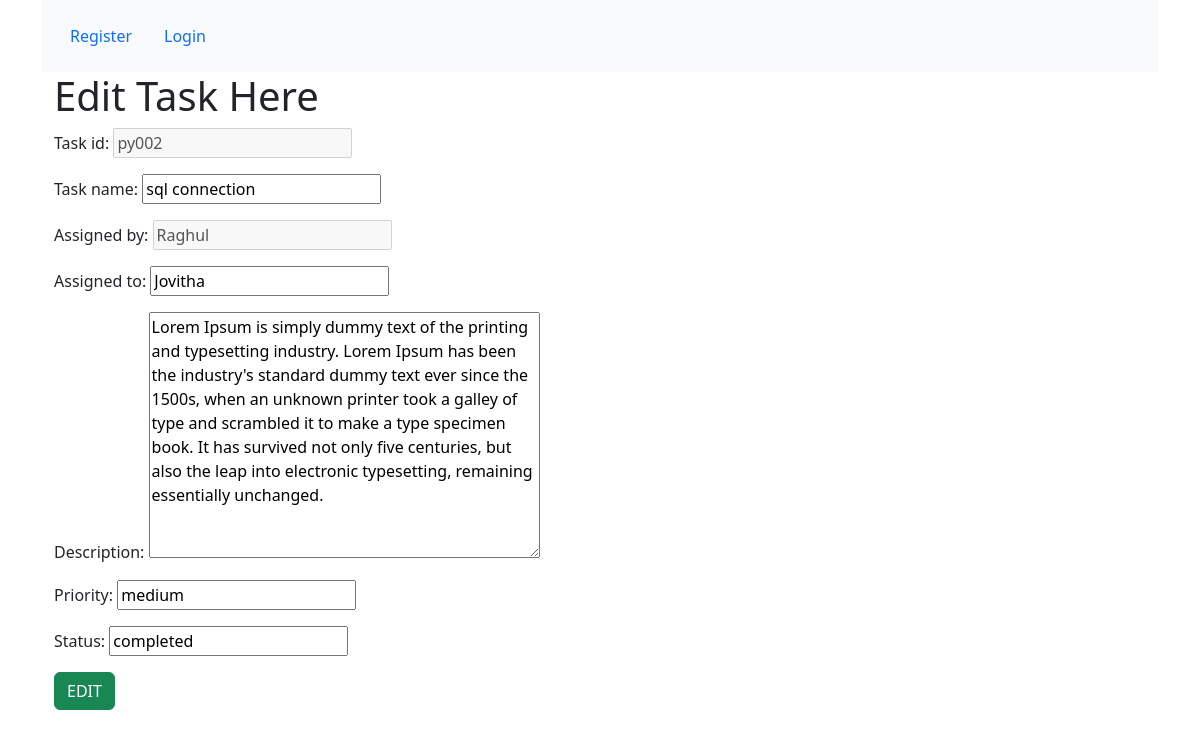
The app's page /tasks/edit/2 with its own data.
### taskmanager/models.py (models this page shows, shortened)
class Task(models.Model):
    task_id=models.CharField(max_length=100)
    task_name=models.CharField(max_length=100)
    assigned_by=models.CharField(max_length=100)
    assigned_to=models.CharField(max_length=100)
    description=models.TextField()
    assigned_date=models.DateField(auto_now_add=True)
    priority=models.CharField(max_length=100)
    status=models.CharField(max_length=100,null=True, blank=True)

### taskmanager/views.py (the view)
# urls.py: path('edit/<int:id>',views.edittask,name="edit"),
def edittask(request,id=0):
    data=Task.objects.get(id=id)
    form=EditTaskForm(instance=data)
    if request.method=='POST':
        form=EditTaskForm(request.POST,instance=data)
        if form.is_valid():
            form.save()
            return redirect('task')
    return render(request,'tasks/edit_task.html',{'form':form})

### taskmanager/forms.py
class EditTaskForm(forms.ModelForm):
    task_id=forms.CharField(disabled=True)
    assigned_by=forms.CharField(disabled=True)
    class Meta:
        model=Task
        fields=['task_id','task_name','assigned_by','assigned_to','description','priority','status']

### templates/tasks/edit_task.html (shortened to what this page needs)
{% extends 'base.html' %}
{% load static %}
{% block content %}
    <div class="container">
        <div class="jumbotron">
            <h1>Edit Task Here</h1>
            <form action="" method="POST">
                {{ form.as_p }}
                <input type="submit" value="EDIT" class="btn btn-success">
            </form>
        </div>
    </div>
{% endblock %}

### records on screen
Task: task_id "py002", task_name "sql connection", assigned_by "Raghul", assigned_to "Jovitha", description "Lorem Ipsum is simply dummy text of the printing and typesetting industry. Lorem Ipsum has been the industry's standard dummy text ever since the 1500s, when an unknown printer took a galley of type and scrambled it to make a type specimen book. It has survived not only five centuries, but also the leap into electronic typesetting, remaining essentially unchanged.", priority "medium", status "completed"
